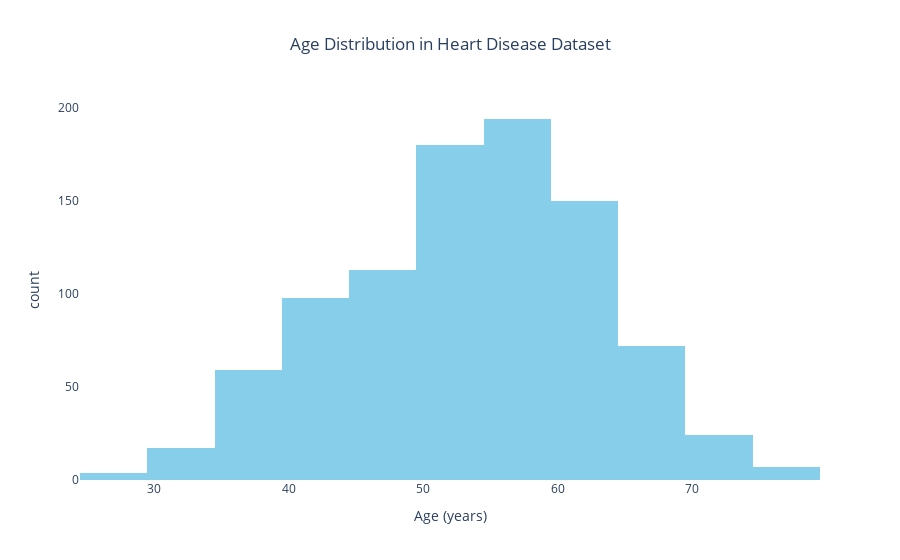

Notebook cell for this chart:
### Markdown cell above
### Using Plotly Express

### Code cell
import plotly.express as px

# Create histogram
fig = px.histogram(data, 
                  x='Age',
                  nbins=20,
                  title='Age Distribution in Heart Disease Dataset',
                  labels={'Age': 'Age (years)',
                         'count': 'Frequency'},
                  color_discrete_sequence=['skyblue'])

# Update layout
fig.update_layout(
    showlegend=False,
    plot_bgcolor='white',
    title_x=0.5
)

# Show plot
fig.show()

### Figure 1 — Plotly figure (JSON) as saved in the notebook; plotly's stock layout.template omitted (floating-point values rounded to 4 significant figures; data arrays with more than 128 entries replaced by an {"elided": "..."} marker saying what was removed)
{"data": [{"alignmentgroup": "True", "bingroup": "x", "hovertemplate": "Age (years)=%{x}<br>count=%{y}<extra></extra>", "legendgroup": "", "marker": {"color": "skyblue", "pattern": {"shape": ""}}, "name": "", "nbinsx": 20, "offsetgroup": "", "orientation": "v", "showlegend": false, "type": "histogram", "x": {"elided": "918 int values"}, "xaxis": "x", "yaxis": "y"}], "layout": {"barmode": "relative", "legend": {"tracegroupgap": 0}, "plot_bgcolor": "white", "showlegend": false, "title": {"text": "Age Distribution in Heart Disease Dataset", "x": 0.5}, "xaxis": {"anchor": "y", "domain": [0, 1], "title": {"text": "Age (years)"}}, "yaxis": {"anchor": "x", "domain": [0, 1], "title": {"text": "count"}}}}
